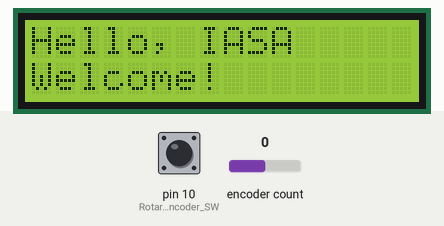
Recording of a sketch running on a simulated Arduino Uno, built with avr-gcc and run on an emulated ATmega328P. Parts: 16×2 character LCD. Inputs (shaded band) come from the test bench; at power-on: encoder count 0, pin 10 (Rotary_Encoder_SW) HIGH. What the sketch prints to the serial monitor is not drawn.

Above: at 1.3 s.
1.4 s: encoder count set to 1
At 2.3 s:
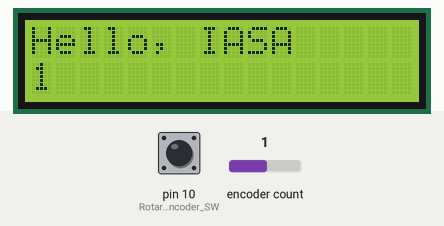
2.9 s: pin 10 (Rotary_Encoder_SW) driven LOW
At 3.4 s:
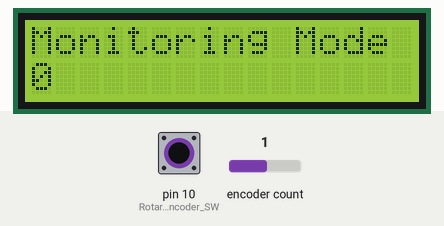
4.4 s: encoder count set to 2
At 5.6 s:
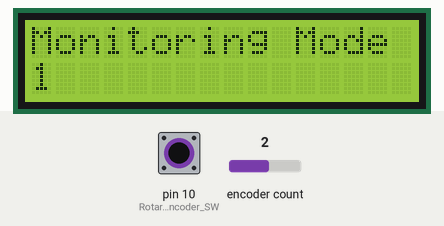
5.9 s: encoder count set to 3
At 6.8 s:
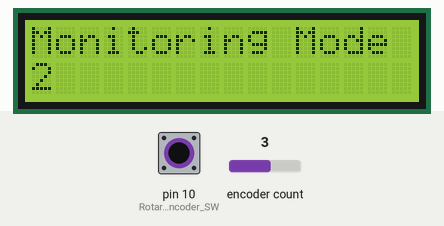
7.4 s: pin 10 (Rotary_Encoder_SW) pulsed HIGH 2 times (0.12 s each, 0.3 s apart)
At 8.3 s:
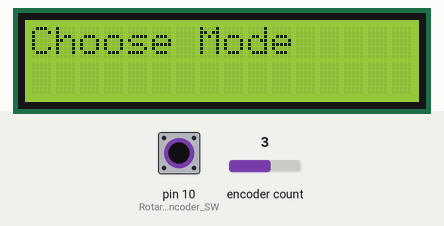
Timing chart, 0 to 10.4 s (numbered marks = the images above; inputs shaded):
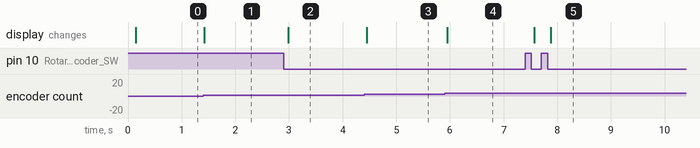

Measured:
- after the input at 1.4 s, the display: changes at once (image 1)
- after the input at 2.9 s, the display: changes after 0.08 s (image 2)
- after the input at 4.4 s, the display: changes after 0.05 s (image 3)
- after the input at 5.9 s, the display: changes after 0.05 s (image 4)
- after the input at 7.4 s, the display: first changes after 0.17 s (image 5 shows a later state)

The sketch:

06_RotaryEncoder_SW_MENU_LCD.ino
```cpp
#include <Wire.h>
#include <LiquidCrystal_I2C.h>
LiquidCrystal_I2C lcd(0x27, 16, 2);

#include <RotaryEncoder.h>
#include <Bounce2.h>

#define PIN_IN1 11 //Rotary Encoder DT Pin
#define PIN_IN2 12 //Rotary Encoder CLK Pin
#define Rotary_Encoder_SW 10   //Rotary Encoder SW Pin

RotaryEncoder encoder(PIN_IN1, PIN_IN2, RotaryEncoder::LatchMode::TWO03);

int mode = 0; // 0: init , 1: Monitoring , 2: Setting
int menu = 0;     // 0: Exit, 1: Temperature , 2: Humidity , 3: light , 4: Soil Moisture
int currentMenu = 0;
int trig_signal = 30;

Bounce debouncer = Bounce();

void setup()
{
  lcd.begin(16,2);
  lcd.backlight();
  lcd.init();
  lcd.setCursor(0, 0);
  lcd.print("Hello, IASA");
  lcd.setCursor(0, 1);
  lcd.print("Welcome!");

  Serial.begin(115200);
  while (! Serial);
  Serial.println("SimpleRotator example");
  pinMode(Rotary_Encoder_SW, INPUT_PULLUP);
  debouncer.attach(Rotary_Encoder_SW);
  debouncer.interval(5);
}

void loop()
{
  encoderMenu();
}

void encoderMenu()
{
  static int pos = 0;
  encoder.tick();

  //스위치를 눌렀을 경우
  debouncer.update();
  if(debouncer.fell()){
    encoder.setPosition(0);
    Serial.print("Push!");
    //Serial.print(" pos:");
    //Serial.print(pos);
    menu = 1;
    //Serial.print(" mode:");
    //Serial.println(mode);
    if(currentMenu == 0){ //초기화면으로 돌아가기
      mode = 0;
      display_lcd(0,0, "Choose Mode");
      display_lcd(0,1, "                ");
    }
    if(mode==0){  //초기화면
      if(currentMenu == 1){
        mode = 1;
        Serial.print("Monitoring Mode: ");
        Serial.println(mode);
        display_lcd(0,0, "Monitoring Mode");
      }
      if(currentMenu == 2){
        mode = 2;
        Serial.print("Setting Mode: ");
        Serial.println(mode);
        display_lcd(0,0, "Setting Mode");
      }
    }
    if(mode==1){   //모니터링모드
      Serial.print("Monitoring Mode: ");
      Serial.print(mode);
    }
    if(mode==2){   //셋팅모드
      Serial.print("Setting Mode: ");
      Serial.println(mode);
    }
  }//end of Push SW


  //스위치를 돌렸을 경우
  int newPos = encoder.getPosition();
  if (pos != newPos) {
    //Serial.print("Trun!");
    //Serial.print("pos:");
    //Serial.print(newPos);
    pos = newPos;

    if((int)encoder.getDirection()==1)
      menu = menu + 1;
    else
      menu = menu - 1;

    if(mode==0){  //초기화면
      currentMenu = (int)menu%3;
      Serial.print("Choose Mode: ");
      Serial.println(currentMenu);
      display_lcd(0,1, String(currentMenu));
    }
    if(mode==1){  //모니터링 모드
      currentMenu = (int)menu%5;
      Serial.print("Monitoring menu:");
      Serial.println(currentMenu);
      display_lcd(0,0, "Monitoring Mode");
      display_lcd(0,1, String(currentMenu));
    }
    if(mode==2){
      currentMenu = (int)menu%5;
      Serial.print("Setting menu:");
      Serial.println(currentMenu);

      display_lcd(0,0, "Setting Mode");
      display_lcd(0,1, String(currentMenu));
    }
  }//end of Rotation
}


void display_lcd(int c, int r, String str)
{
  lcd.setCursor(c, r);
  lcd.print("                ");
  lcd.setCursor(c, r);
  lcd.print(str);
}
```
